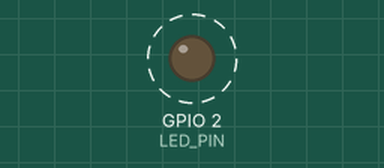
A sketch run on a simulated ESP32. On the bench: output pins drawn as LEDs (lit = HIGH). Dashed ring = blinking. What the sketch prints to the serial monitor is not drawn.

Above: at 0.7 s.
Timing chart, 0 to 3.5 s (numbered marks = the images above):
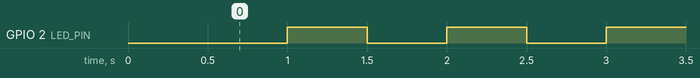

The sketch:

smoke_test.ino
```cpp
/*
 * smoke_test.ino
 *
 * Not part of the measurement rig. A five-line sketch to run BEFORE
 * masenergy_sampler.ino, so a failure at that stage is isolated to "the
 * toolchain, the board, or the cable" rather than confused with a bug in
 * the real firmware. If this blinks the onboard LED and prints to serial,
 * the ESP32 core install, the port, the cable, and arduino-cli's
 * compile/upload/monitor path are all confirmed working, and any problem
 * seen when flashing masenergy_sampler.ino next is a real problem with
 * that file, not the environment around it.
 *
 * Most ESP32 DevKit boards have an onboard LED on GPIO 2, but not all of
 * them (some run it on GPIO 5, GPIO 33, or not at all). If the LED does
 * not blink but the serial output below still appears in the monitor,
 * that is still a full pass, the serial print is the real proof; the LED
 * is a bonus visual.
 *
 *     arduino-cli compile --fqbn esp32:esp32:esp32 firmware/esp32/smoke_test
 *     arduino-cli upload -p /dev/cu.usbserial-XXXX --fqbn esp32:esp32:esp32 firmware/esp32/smoke_test
 *     arduino-cli monitor -p /dev/cu.usbserial-XXXX -c baudrate=115200
 */

static const uint8_t LED_PIN = 2;
static uint32_t counter = 0;

void setup() {
  Serial.begin(115200);
  pinMode(LED_PIN, OUTPUT);
  delay(500);  // gives the serial monitor time to attach before the first line
  Serial.println("smoke_test: boot ok");
}

void loop() {
  digitalWrite(LED_PIN, counter % 2);
  Serial.printf("smoke_test: alive, tick %lu\n", (unsigned long)counter);
  counter++;
  delay(500);
}
```

Measured:
- by itself, GPIO 2 (LED_PIN): alternates HIGH for 0.50 s and LOW for 0.50 s
